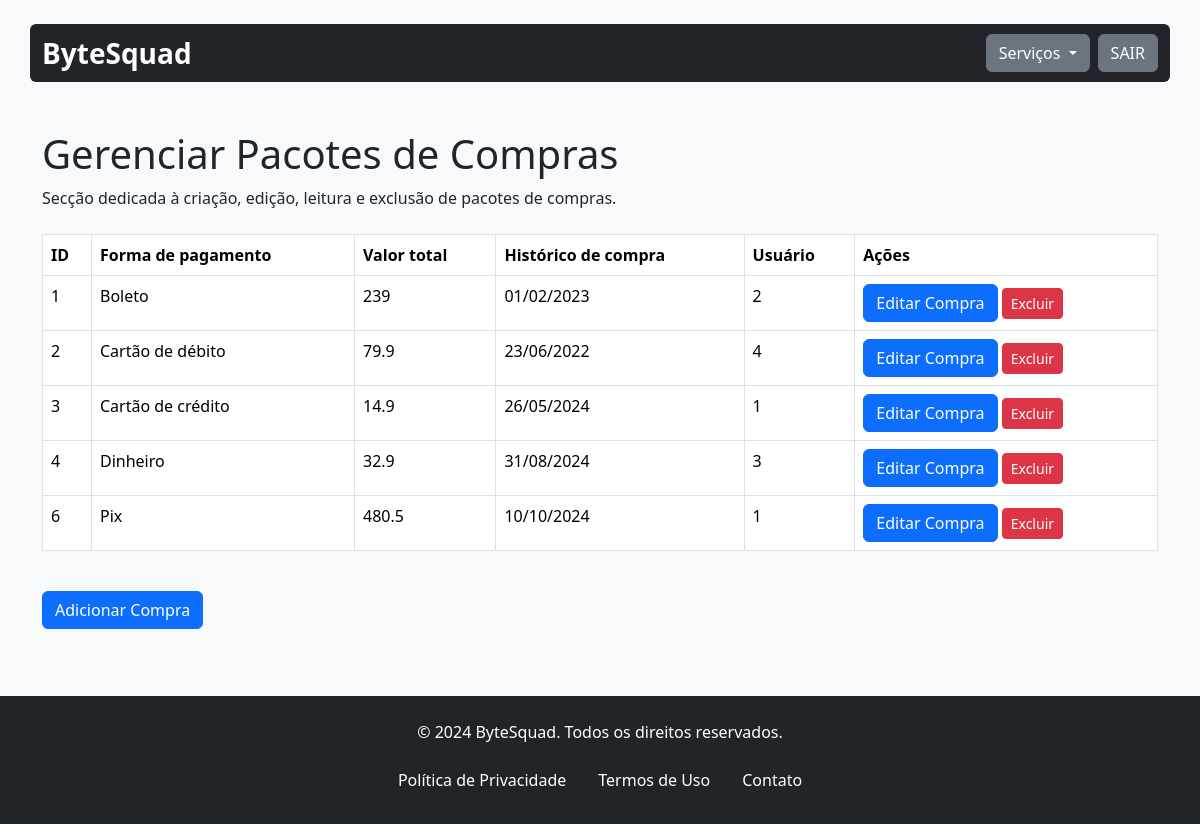
/gerenciarCompra.php (signed in), run on the app's committed database.
### tables this page shows
CREATE TABLE `compra` (
  `id_compra` int(11) NOT NULL,
  `formapagamento` varchar(500) NOT NULL,
  `preco_compra` float NOT NULL,
  `historico_compra` varchar(400) NOT NULL,
  `id` int(11) NOT NULL
);

### assets/classes/compras.class.php (called while the page is built, shortened)
<?php
require_once 'conexao.class.php';
class Compras
{
    private $con;
    public function __construct()
    {
        $this->con = new Conexao();
    }
    public function listar()
    {
        try {
            $sql = $this->con->conectar()->prepare("
                SELECT compra.*
                FROM compra
            ");
            $sql->execute();
            return $sql->fetchAll(PDO::FETCH_ASSOC);
        } catch (PDOException $ex) {
            echo "ERRO: " . $ex->getMessage();
        }
    }
}

### assets/classes/conexao.class.php (called while the page is built)
<?php
class Conexao{
    private $servidor;
    private $senha;
    private $usuario;
    private $banco;
    private static $pdo;
    public function __construct(){
        $this->servidor = "localhost";
        $this->banco = "bytesquad";
        $this->senha = "";
        $this->usuario = "root";
    }
    public function conectar(){
        try{
            if(is_null(self::$pdo)){
                self::$pdo = new PDO("mysql:host=".$this->servidor."; dbname=".$this->banco, $this->usuario, $this->senha);
            }
            return self::$pdo;
        } catch(PDOException $ex){
            echo $ex->getMessage();
        }
    }
}

### assets/classes/administrador.class.php (called while the page is built, shortened)
<?php
require_once 'conexao.class.php';
class Administrador
{
    private $permissoes;
    private $con;
    public function __construct()
    {
        $this->con = new Conexao();
    }
    public function setUsuario($id)
    {
        $sql = $this->con->conectar()->prepare("SELECT * FROM administrativo WHERE id_administrativo = :id");
        $sql->bindValue(":id", $id);
        $sql->execute();
        if ($sql->rowCount() > 0) {
            $sql = $sql->fetch();
            $this->permissoes = explode(', ', $sql['permissoes_admin']);
        }
    }
    public function temPermissoes($permissao)
    {
        if (isset($_SESSION['Logado'])) {
            $id = $_SESSION['Logado'];
            $this->setUsuario($id);
            return in_array($permissao, $this->permissoes);
        }
        return false;
    }
}

### gerenciarCompra.php (the view, shortened to what this page needs)
<?php
include 'assets/inc/header.inc.php';
include 'assets/classes/compras.class.php';
$compras = new Compras();
require_once './assets/classes/administrador.class.php';
$admin = new Administrador();
?>
<main class="container mt-5">
    <div class="header-content mb-4">
        <h1>Gerenciar Pacotes de Compras</h1>
        <p>Secção dedicada à criação, edição, leitura e exclusão de pacotes de compras.</p>
    </div>
    <div class="table-responsive mb-4">
        <table class="table table-bordered table-hover">
            <thead class="thead-light">
                <tr>
                    <th>ID</th>
                    <th>Forma de pagamento</th>
                    <th>Valor total</th>
                    <th>Histórico de compra</th>
                    <th>Usuário</th>
                    <th>Ações</th>
                </tr>
            </thead>
            <tbody>
                <?php
                $lista = $compras->listar();
                foreach ($lista as $item):
                    ?>
                    <tr>
                        <td><?php echo $item['id_compra'] ?></td>
                        <td><?php echo $item['formapagamento'] ?></td>
                        <td><?php echo $item['preco_compra'] ?></td>
                        <td><?php echo $item['historico_compra'] ?></td>
                        <td><?php echo $item['id'] ?></td>
                        <td>
                        <?php if ($admin->temPermissoes('EDIT')): ?>
                            <button type="button" class="btn btn-primary" data-bs-toggle="modal"
                                data-bs-target="#editarModal<?php echo $item['id_compra']; ?>">
                                Editar Compra
                            </button>
                        <?php endif; ?>
                            <?php if ($admin->temPermissoes('DELETE')): ?>
                            <a href="deletarCompra.php?id_compra=<?php echo $item['id_compra']; ?>"
                                class="btn btn-sm btn-danger"
                                onclick="return confirm('Você tem certeza que deseja excluir a Compra <?php echo $item['id_compra'] ?>? ')">Excluir</a>
                            <?php endif; ?>
                        </td>
                    </tr>
                    <?php
                endforeach
                ?>
            </tbody>
        </table>
    </div>
    <?php if ($admin->temPermissoes('ADD')): ?>
    <button type="button" class="btn btn-primary" data-bs-toggle="modal" data-bs-target="#exampleModal">
        Adicionar Compra
    </button>
    <?php endif; ?>
</main>
<?php include 'assets/inc/footer.inc.php'; ?>
</body>
</html>

### assets/inc/header.inc.php (shortened to what this page needs)
<!DOCTYPE html>
<html lang="pt-br">
<head>
    <link rel="stylesheet" href="assets/css/bootstrap.min.css">
</head>
<body class="bg-light">
    <header class="container bg-dark mt-4 rounded d-flex justify-content-between align-items-center py-2">
        <div class="d-flex align-items-center">
            <p class="text-white fs-3 fw-bold mb-0">ByteSquad</p>
        </div>
        <div class="d-flex align-items-center">
            <div class="dropdown me-2">
                <button class="btn btn-secondary dropdown-toggle" type="button" id="dropdownMenuButton"
                    data-bs-toggle="dropdown" aria-expanded="false">
                    Serviços
                </button>
            </div>
            <button class="btn btn-secondary" type="button" id="dropdownMenuButton"
                aria-expanded="false">
                <a href="sair.php" class="text-white text-decoration-none">SAIR</a>
            </button>
        </div>
    </header>

### assets/inc/footer.inc.php
<footer class="footer bg-dark text-white text-center py-4 mt-5">
    <div class="container">
        <p>&copy; <?php echo date('Y'); ?> ByteSquad. Todos os direitos reservados.</p>
        <ul class="nav justify-content-center">
            <li class="nav-item">
                <a class="nav-link text-white" href="#">Política de Privacidade</a>
            </li>
            <li class="nav-item">
                <a class="nav-link text-white" href="#">Termos de Uso</a>
            </li>
            <li class="nav-item">
                <a class="nav-link text-white" href="#">Contato</a>
            </li>
        </ul>
    </div>
</footer>
</body>
</html>

### assets/inc/header.inc.php (style rules this page uses)
html { height: 100%; }
body { position: relative; margin: 0; min-height: 100%; padding-bottom: 7.85rem; }
footer { position: absolute; bottom: 0; right: 0; left: 0; }

### data on the page
compra: id_compra "1", formapagamento "Boleto", preco_compra "239", historico_compra "01/02/2023", id "2"
compra: id_compra "2", formapagamento "Cartão de débito", preco_compra "79.9", historico_compra "23/06/2022", id "4"
compra: id_compra "3", formapagamento "Cartão de crédito", preco_compra "14.9", historico_compra "26/05/2024", id "1"
compra: id_compra "4", formapagamento "Dinheiro", preco_compra "32.9", historico_compra "31/08/2024", id "3"
compra: id_compra "6", formapagamento "Pix", preco_compra "480.5", historico_compra "10/10/2024", id "1"
